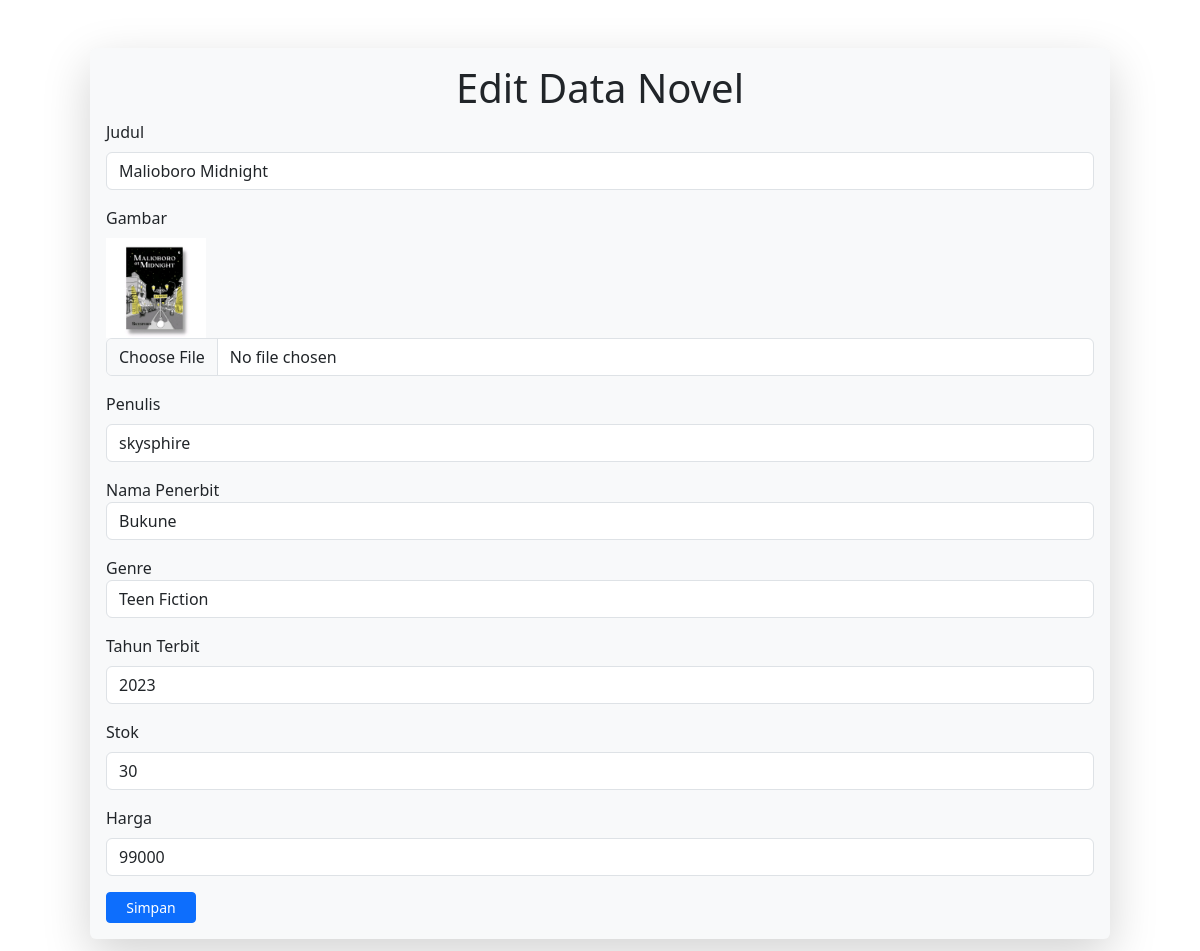
The page /admin/edit.php?id_novel=4 on the database its author committed.
### tables this page shows
CREATE TABLE `novel` (
  `id_novel` int(11) NOT NULL,
  `judul_novel` varchar(255) DEFAULT NULL,
  `gambar` text DEFAULT NULL,
  `penulis` varchar(255) DEFAULT NULL,
  `id_penerbit` int(11) DEFAULT NULL,
  `id_genre` int(11) DEFAULT NULL,
  `tahun_terbit` int(11) DEFAULT NULL,
  `stok` int(11) DEFAULT NULL,
  `harga` decimal(11,0) DEFAULT NULL
);

### admin/edit.php (the view, shortened to what this page needs)
<!DOCTYPE html>
<html lang="en">
<head>
    <link rel="stylesheet" href="https://cdn.jsdelivr.net/npm/bootstrap@5.3.2/dist/css/bootstrap.min.css">
</head>
<body>
    <?php
    include 'koneksi.php';
    $novel = mysqli_query($conn, "SELECT * FROM novel where id_novel='$_GET[id_novel]'");
    while ($n = mysqli_fetch_array($novel)) {
        $id_novel = $n["id_novel"];
        $judul_novel = $n["judul_novel"];
        $gambar = $n["gambar"];
        $penulis = $n["penulis"];
        $nama_penerbit = $n["id_penerbit"];
        $nama_genre = $n["id_genre"];
        $tahun_terbit = $n["tahun_terbit"];
        $stok = $n["stok"];
        $harga = $n["harga"];
    }
    ?>
    <div class="container ">
        <div class="m-5 shadow-lg p-3 mb-5 bg-body-tertiary rounded">
            <h1 class="text-center">Edit Data Novel</h1>
            <form action="proses_edit.php?id_novel=<?php echo $id_novel ?>" method="post" enctype="multipart/form-data">
                <div class="form-group mb-3">
                    <div class="form-label">Judul</div>
                    <input type="text" name="judul_novel" data-name=" Judul" class="required form-control" value="<?php echo $judul_novel ?>">
                </div>
                <div class="form-group mb-3">
                    <div class="form-label">Gambar</div>
                    <img src="../admin/<?php echo $gambar ?>" width="100">
                    <input type="file" name="fileToUpload" id="fileToUpload" data-name="Gambar" class="required form-control">
                </div>
                <div class="form-group mb-3">
                    <div class="form-label">Penulis</div>
                    <input type="text" name="penulis" data-name="Penulis" class="required form-control" value="<?php echo $penulis ?>">
                </div>
                <div class="form-group mb-3">
                    <div class="form-label">Nama Penerbit
                        <select name="nama_penerbit" id="penerbit" data-name="Penerbit" class="required form-control">
                            <?php
                            $query = mysqli_query($conn, "SELECT * FROM penerbit");
                            if (mysqli_num_rows($query) > 0) {
                                while ($data = mysqli_fetch_array($query)) {
                                    $selected = ($data["id_penerbit"] == $nama_penerbit) ? 'selected' : '';
                                    echo "<option value='" . $data["id_penerbit"] . "' $selected>" . $data["nama_penerbit"] . "</option>";
                                }
                            } else {
                                echo "<option value=''>No items available</option>";
                            }
                            ?>
                        </select>
                    </div>
                </div>
                <div class="form-group mb-3">
                    <div class="form-label">Genre
                        <select name="nama_genre" id="genre" data-name="genre" class="required form-control">
                            <?php
                            $query = mysqli_query($conn, "SELECT * FROM genre");
                            if (mysqli_num_rows($query) > 0) {
                                while ($data = mysqli_fetch_array($query)) {
                                    $selected = ($data["id_genre"] == $nama_genre) ? 'selected' : '';
                                    echo "<option value='" . $data["id_genre"] . "' $selected>" . $data["nama_genre"] . "</option>";
                                }
                            } else {
                                echo "<option value=''>No items available</option>";
                            }
                            ?>
                        </select>
                    </div>
                </div>
                <div class="form-group mb-3">
                    <div class="form-label">Tahun Terbit</div>
                    <input type="text" name="tahun_terbit" data-name="Tahun Terbit" class="required form-control" value="<?php echo $tahun_terbit ?>">
                </div>
                <div class="form-group mb-3">
                    <div class="form-label">Stok</div>
                    <input type="number" name="stok" data-name="Stok" class="required form-control" value="<?php echo $stok ?>">
                </div>
                <div class="form-group mb-3">
                    <div class="form-label">Harga</div>
                    <input type="number" name="harga" data-name="Harga" class="required form-control" value="<?php echo $harga ?>">
                </div>
                <div>
                    <input type="submit" name="Submit" value="Simpan" class="btn btn-primary btn-sm" style="width: 90px;" onclick="return confirm('Simpan Perubahan?')">
                </div>
            </form>
</body>
</html>

### rows shown on the page
novel: judul_novel "Malioboro Midnight", gambar (picture), penulis "skysphire", tahun_terbit "2023", stok "30", harga "99000"

### other values the page prints
form field nama_penerbit "Bukune"
form field nama_genre "Teen Fiction"
